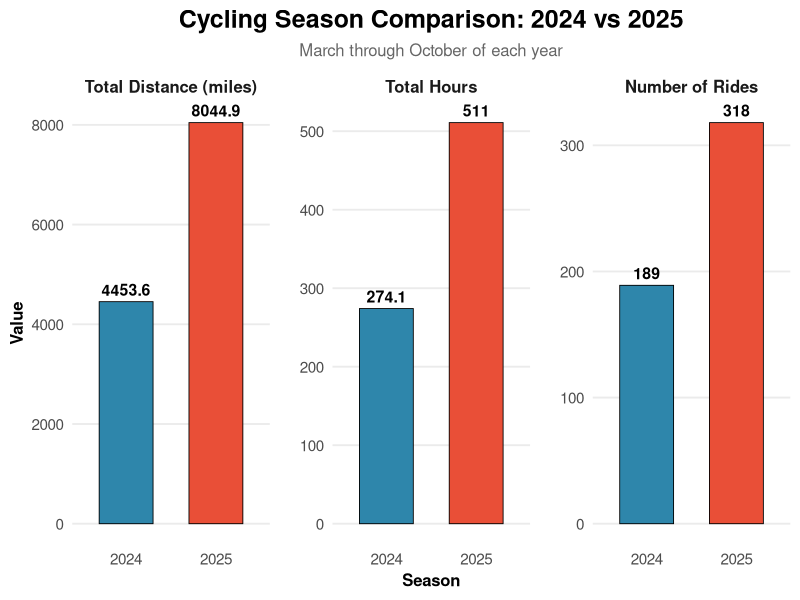
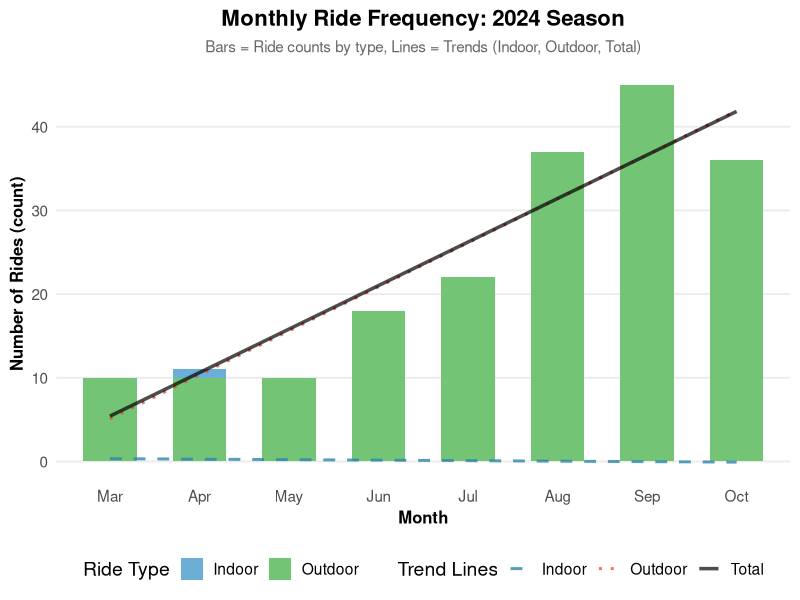
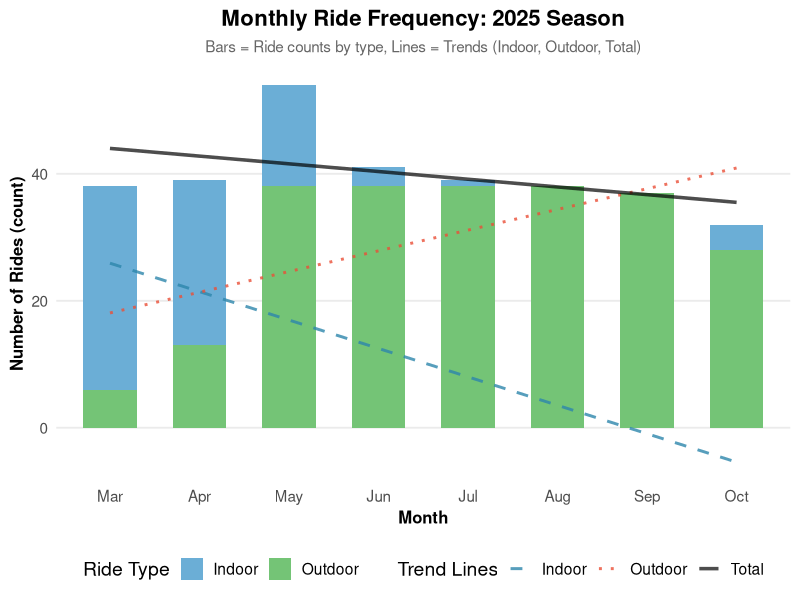
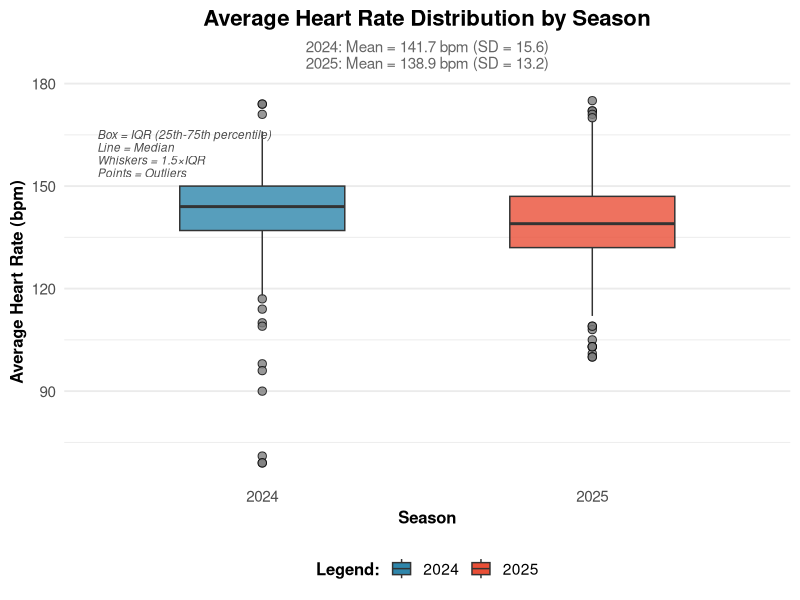
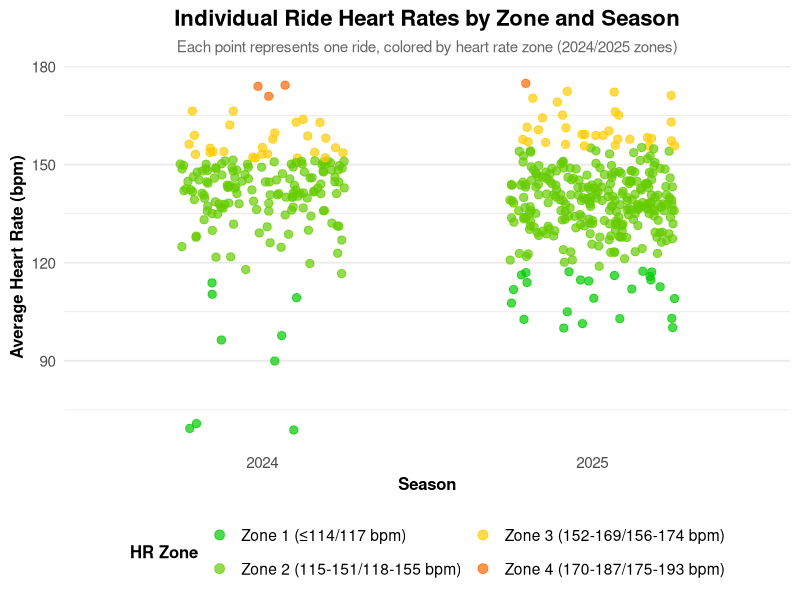
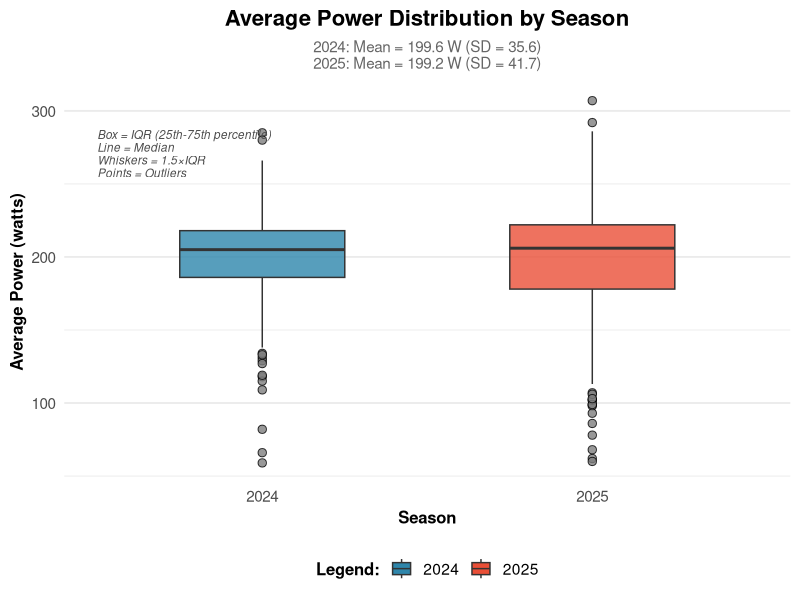
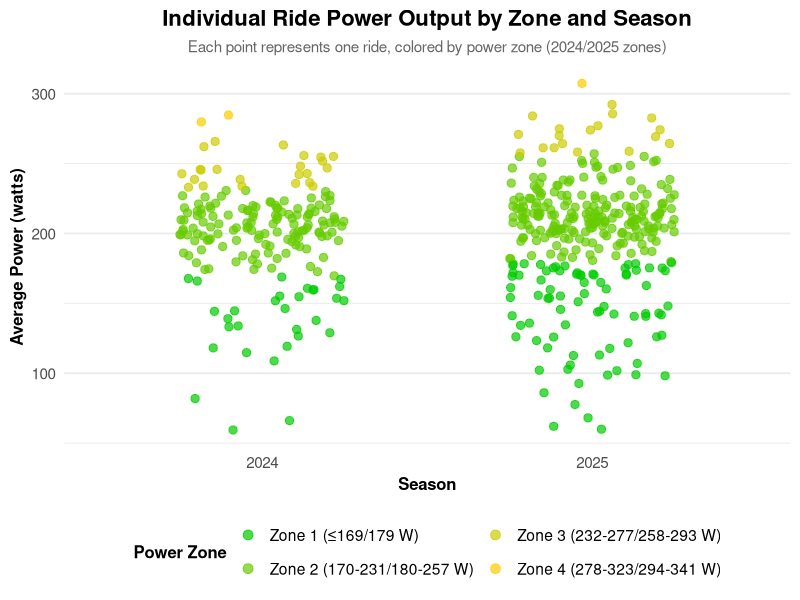

R code for these plots, in order:
# Cycling Data Visualizations for 2024 vs 2025 Season Analysis
# INFOST 582 Final Project

library(ggplot2)
library(dplyr)
library(lubridate)
library(tidyr)

# Load data
data <- read.csv("data/raw/garmin_activities.csv", stringsAsFactors = FALSE)

# Convert start_time to datetime and extract components
data$start_time <- as.POSIXct(data$start_time, format = "%Y-%m-%d %H:%M:%S")
data$year <- year(data$start_time)
data$month <- month(data$start_time)
data$month_name <- month(data$start_time, label = TRUE, abbr = TRUE)

# Filter for cycling activities only
cycling_data <- data %>%
  filter(sport == "cycling")

# Determine if activity is indoor
# Indoor activities: sub_sport is "indoor_cycling" or "virtual_activity"
cycling_data <- cycling_data %>%
  mutate(is_indoor = sub_sport %in% c("indoor_cycling", "virtual_activity"))

# Define cycling seasons (March - October)
# 2024 season: March 2024 - October 2024
# 2025 season: March 2025 - October 2025
cycling_data <- cycling_data %>%
  mutate(season = case_when(
    year == 2024 & month >= 3 & month <= 10 ~ "2024",
    year == 2025 & month >= 3 & month <= 10 ~ "2025",
    # Include off-season training for context
    year == 2023 & month >= 11 ~ "2024 Off-Season",
    year == 2024 & month <= 2 ~ "2024 Off-Season",
    year == 2024 & month >= 11 ~ "2025 Off-Season",
    year == 2025 & month <= 2 ~ "2025 Off-Season",
    TRUE ~ NA_character_
  ))

# Filter for in-season rides only for main analysis
season_data <- cycling_data %>%
  filter(season %in% c("2024", "2025"))

# Convert distance from meters to miles
season_data <- season_data %>%
  mutate(distance_miles = total_distance / 1609.34,
         total_hours = total_elapsed_time / 3600)

# ============================================================================
# VISUALIZATION 1: Grouped Bar Chart - 2024 vs 2025 Season Comparison
# ============================================================================

# Calculate season totals
season_summary <- season_data %>%
  group_by(season) %>%
  summarise(
    total_distance_miles = sum(distance_miles, na.rm = TRUE),
    total_hours = sum(total_hours, na.rm = TRUE),
    total_rides = n(),
    .groups = "drop"
  )

# Reshape for grouped bar chart
season_long <- season_summary %>%
  pivot_longer(cols = c(total_distance_miles, total_hours, total_rides),
               names_to = "metric",
               values_to = "value") %>%
  mutate(metric = factor(metric,
                         levels = c("total_distance_miles", "total_hours", "total_rides"),
                         labels = c("Total Distance (miles)", "Total Hours", "Number of Rides")))

# Create faceted bar chart for better readability
p1 <- ggplot(season_long, aes(x = season, y = value, fill = season)) +
  geom_bar(stat = "identity", width = 0.6, color = "black", size = 0.3) +
  geom_text(aes(label = round(value, 1)),
            vjust = -0.5, size = 4, fontface = "bold") +
  facet_wrap(~metric, scales = "free_y", ncol = 3) +
  scale_fill_manual(values = c("2024" = "#2E86AB", "2025" = "#E94F37")) +
  labs(title = "Cycling Season Comparison: 2024 vs 2025",
       subtitle = "March through October of each year",
       x = "Season",
       y = "Value",
       fill = "Season") +
  theme_minimal(base_size = 14) +
  theme(
    plot.title = element_text(face = "bold", size = 18, hjust = 0.5),
    plot.subtitle = element_text(size = 12, hjust = 0.5, color = "gray40"),
    strip.text = element_text(face = "bold", size = 12),
    panel.grid.major.x = element_blank(),
    panel.grid.minor = element_blank(),
    legend.position = "none",
    axis.text = element_text(size = 11),
    axis.title = element_text(size = 12, face = "bold"),
    panel.spacing = unit(1.5, "lines")
  )

ggsave("outputs/figures/season_comparison_barplot.png", p1,
       width = 12, height = 6, dpi = 300, bg = "white")

cat("Visualization 1 saved: outputs/figures/season_comparison_barplot.png\n")

# ============================================================================
# VISUALIZATION 2: Monthly Ride Frequency - Separate Charts for 2024 and 2025
# ============================================================================

# Prepare data for monthly rides with indoor/outdoor breakdown
monthly_rides <- season_data %>%
  mutate(month_num = month) %>%
  group_by(season, month_num, is_indoor) %>%
  summarise(count = n(), .groups = "drop") %>%
  mutate(ride_type = ifelse(is_indoor, "Indoor", "Outdoor"))

# Create complete month grid to ensure all months are represented
expand_months <- function(df, season_name, month_range) {
  complete_grid <- expand.grid(
    season = season_name,
    month_num = month_range,
    ride_type = c("Indoor", "Outdoor"),
    stringsAsFactors = FALSE
  )
  result <- left_join(complete_grid, df, by = c("season", "month_num", "ride_type"))
  result$count[is.na(result$count)] <- 0
  return(result)
}

# 2024 Season: March-October (months 3-10)
monthly_2024 <- monthly_rides %>%
  filter(season == "2024") %>%
  expand_months("2024", 3:10)

# 2025 Season: March-October (months 3-10) - adjust if data starts in April
available_2025_months <- unique(monthly_rides$month_num[monthly_rides$season == "2025"])
monthly_2025 <- monthly_rides %>%
  filter(season == "2025") %>%
  expand_months("2025", available_2025_months)

# Calculate trend lines (linear regression)
get_trend_data <- function(df) {
  indoor_data <- df %>% filter(ride_type == "Indoor")
  outdoor_data <- df %>% filter(ride_type == "Outdoor")

  # Fit linear models
  indoor_lm <- lm(count ~ month_num, data = indoor_data)
  outdoor_lm <- lm(count ~ month_num, data = outdoor_data)

  # Calculate total rides per month
  totals <- df %>%
    group_by(month_num) %>%
    summarise(total = sum(count), .groups = "drop")
  total_lm <- lm(total ~ month_num, data = totals)

  # Create prediction data
  month_range <- sort(unique(df$month_num))
  trends <- data.frame(
    month_num = rep(month_range, 3),
    ride_type = rep(c("Indoor", "Outdoor", "Total"), each = length(month_range)),
    trend_value = c(
      predict(indoor_lm, newdata = data.frame(month_num = month_range)),
      predict(outdoor_lm, newdata = data.frame(month_num = month_range)),
      predict(total_lm, newdata = data.frame(month_num = month_range))
    )
  )

  return(list(data = df, totals = totals, trends = trends))
}

# Process 2024 data
data_2024 <- get_trend_data(monthly_2024)

# Process 2025 data
data_2025 <- get_trend_data(monthly_2025)

# Month labels
month_labels <- c("Mar", "Apr", "May", "Jun", "Jul", "Aug", "Sep", "Oct")
month_mapping <- setNames(month_labels, 3:10)

# Create 2024 visualization
p2_2024 <- ggplot() +
  # Bars for indoor/outdoor rides
  geom_bar(data = data_2024$data,
           aes(x = factor(month_num, levels = 3:10), y = count, fill = ride_type),
           stat = "identity", position = "stack", width = 0.6) +
  # Trend lines
  geom_line(data = data_2024$trends %>% filter(ride_type == "Indoor"),
            aes(x = as.numeric(factor(month_num, levels = 3:10)), y = trend_value, linetype = "Indoor"),
            color = "#2E86AB", size = 1, alpha = 0.8) +
  geom_line(data = data_2024$trends %>% filter(ride_type == "Outdoor"),
            aes(x = as.numeric(factor(month_num, levels = 3:10)), y = trend_value, linetype = "Outdoor"),
            color = "#E94F37", size = 1, alpha = 0.8) +
  geom_line(data = data_2024$trends %>% filter(ride_type == "Total"),
            aes(x = as.numeric(factor(month_num, levels = 3:10)), y = trend_value, linetype = "Total"),
            color = "black", size = 1.2, alpha = 0.7) +
  scale_fill_manual(values = c("Indoor" = "#6BAED6", "Outdoor" = "#74C476"),
                    name = "Ride Type") +
  scale_linetype_manual(values = c("Indoor" = "dashed", "Outdoor" = "dotted", "Total" = "solid"),
                        name = "Trend Lines") +
  scale_x_discrete(labels = month_mapping[as.character(3:10)]) +
  labs(title = "Monthly Ride Frequency: 2024 Season",
       subtitle = "Bars = Ride counts by type, Lines = Trends (Indoor, Outdoor, Total)",
       x = "Month",
       y = "Number of Rides (count)") +
  theme_minimal(base_size = 14) +
  theme(
    plot.title = element_text(face = "bold", size = 16, hjust = 0.5),
    plot.subtitle = element_text(size = 11, hjust = 0.5, color = "gray40"),
    legend.position = "bottom",
    legend.box = "horizontal",
    panel.grid.minor = element_blank(),
    panel.grid.major.x = element_blank(),
    axis.text = element_text(size = 11),
    axis.title = element_text(size = 12, face = "bold")
  ) +
  guides(fill = guide_legend(order = 1, nrow = 1),
         linetype = guide_legend(order = 2, nrow = 1))

# Create 2025 visualization
month_labels_2025 <- month_mapping[as.character(available_2025_months)]

p2_2025 <- ggplot() +
  # Bars for indoor/outdoor rides
  geom_bar(data = data_2025$data,
           aes(x = factor(month_num), y = count, fill = ride_type),
           stat = "identity", position = "stack", width = 0.6) +
  # Trend lines
  geom_line(data = data_2025$trends %>% filter(ride_type == "Indoor"),
            aes(x = as.numeric(factor(month_num, levels = available_2025_months)),
                y = trend_value, linetype = "Indoor"),
            color = "#2E86AB", size = 1, alpha = 0.8) +
  geom_line(data = data_2025$trends %>% filter(ride_type == "Outdoor"),
            aes(x = as.numeric(factor(month_num, levels = available_2025_months)),
                y = trend_value, linetype = "Outdoor"),
            color = "#E94F37", size = 1, alpha = 0.8) +
  geom_line(data = data_2025$trends %>% filter(ride_type == "Total"),
            aes(x = as.numeric(factor(month_num, levels = available_2025_months)),
                y = trend_value, linetype = "Total"),
            color = "black", size = 1.2, alpha = 0.7) +
  scale_fill_manual(values = c("Indoor" = "#6BAED6", "Outdoor" = "#74C476"),
                    name = "Ride Type") +
  scale_linetype_manual(values = c("Indoor" = "dashed", "Outdoor" = "dotted", "Total" = "solid"),
                        name = "Trend Lines") +
  scale_x_discrete(labels = month_labels_2025) +
  labs(title = "Monthly Ride Frequency: 2025 Season",
       subtitle = "Bars = Ride counts by type, Lines = Trends (Indoor, Outdoor, Total)",
       x = "Month",
       y = "Number of Rides (count)") +
  theme_minimal(base_size = 14) +
  theme(
    plot.title = element_text(face = "bold", size = 16, hjust = 0.5),
    plot.subtitle = element_text(size = 11, hjust = 0.5, color = "gray40"),
    legend.position = "bottom",
    legend.box = "horizontal",
    panel.grid.minor = element_blank(),
    panel.grid.major.x = element_blank(),
    axis.text = element_text(size = 11),
    axis.title = element_text(size = 12, face = "bold")
  ) +
  guides(fill = guide_legend(order = 1, nrow = 1),
         linetype = guide_legend(order = 2, nrow = 1))

ggsave("outputs/figures/monthly_rides_2024.png", p2_2024,
       width = 10, height = 7, dpi = 300, bg = "white")

ggsave("outputs/figures/monthly_rides_2025.png", p2_2025,
       width = 10, height = 7, dpi = 300, bg = "white")

cat("Visualization 2a saved: outputs/figures/monthly_rides_2024.png\n")
cat("Visualization 2b saved: outputs/figures/monthly_rides_2025.png\n")

# ============================================================================
# VISUALIZATION 3: Heart Rate and Power Zone Box Plots with Statistics
# ============================================================================

# Define zone functions for each year
get_hr_zone_2024 <- function(hr) {
  case_when(
    is.na(hr) ~ NA_character_,
    hr <= 114 ~ "Zone 1",
    hr <= 151 ~ "Zone 2",
    hr <= 169 ~ "Zone 3",
    hr <= 187 ~ "Zone 4",
    TRUE ~ "Zone 5"
  )
}

get_hr_zone_2025 <- function(hr) {
  case_when(
    is.na(hr) ~ NA_character_,
    hr <= 117 ~ "Zone 1",
    hr <= 155 ~ "Zone 2",
    hr <= 174 ~ "Zone 3",
    hr <= 193 ~ "Zone 4",
    TRUE ~ "Zone 5"
  )
}

get_power_zone_2024 <- function(power) {
  case_when(
    is.na(power) ~ NA_character_,
    power <= 169 ~ "Zone 1",
    power <= 231 ~ "Zone 2",
    power <= 277 ~ "Zone 3",
    power <= 323 ~ "Zone 4",
    power <= 370 ~ "Zone 5",
    power <= 462 ~ "Zone 6",
    TRUE ~ "Zone 7"
  )
}

get_power_zone_2025 <- function(power) {
  case_when(
    is.na(power) ~ NA_character_,
    power <= 179 ~ "Zone 1",
    power <= 257 ~ "Zone 2",
    power <= 293 ~ "Zone 3",
    power <= 341 ~ "Zone 4",
    power <= 390 ~ "Zone 5",
    power <= 488 ~ "Zone 6",
    TRUE ~ "Zone 7"
  )
}

# Apply zone classification based on year
season_data <- season_data %>%
  mutate(
    hr_zone = case_when(
      season == "2024" ~ get_hr_zone_2024(avg_heart_rate),
      season == "2025" ~ get_hr_zone_2025(avg_heart_rate),
      TRUE ~ NA_character_
    ),
    power_zone = case_when(
      season == "2024" ~ get_power_zone_2024(avg_power),
      season == "2025" ~ get_power_zone_2025(avg_power),
      TRUE ~ NA_character_
    )
  )

# Filter for activities with valid HR and power data
hr_data <- season_data %>%
  filter(!is.na(avg_heart_rate)) %>%
  select(season, avg_heart_rate, hr_zone)

power_data <- season_data %>%
  filter(!is.na(avg_power)) %>%
  select(season, avg_power, power_zone)

# Calculate statistics for annotation
hr_stats <- hr_data %>%
  group_by(season) %>%
  summarise(
    mean_hr = mean(avg_heart_rate, na.rm = TRUE),
    sd_hr = sd(avg_heart_rate, na.rm = TRUE),
    median_hr = median(avg_heart_rate, na.rm = TRUE),
    n = n(),
    .groups = "drop"
  )

power_stats <- power_data %>%
  group_by(season) %>%
  summarise(
    mean_power = mean(avg_power, na.rm = TRUE),
    sd_power = sd(avg_power, na.rm = TRUE),
    median_power = median(avg_power, na.rm = TRUE),
    n = n(),
    .groups = "drop"
  )

# Create Heart Rate Box Plot (pure boxplot without scatter overlay)
p3a_boxplot <- ggplot(hr_data, aes(x = season, y = avg_heart_rate, fill = season)) +
  geom_boxplot(alpha = 0.8, outlier.shape = 21, outlier.size = 2.5,
               outlier.fill = "gray50", outlier.color = "black",
               width = 0.5) +
  scale_fill_manual(values = c("2024" = "#2E86AB", "2025" = "#E94F37")) +
  labs(title = "Average Heart Rate Distribution by Season",
       subtitle = paste0("2024: Mean = ", round(hr_stats$mean_hr[hr_stats$season == "2024"], 1),
                        " bpm (SD = ", round(hr_stats$sd_hr[hr_stats$season == "2024"], 1), ")\n",
                        "2025: Mean = ", round(hr_stats$mean_hr[hr_stats$season == "2025"], 1),
                        " bpm (SD = ", round(hr_stats$sd_hr[hr_stats$season == "2025"], 1), ")"),
       x = "Season",
       y = "Average Heart Rate (bpm)") +
  theme_minimal(base_size = 14) +
  theme(
    plot.title = element_text(face = "bold", size = 16, hjust = 0.5),
    plot.subtitle = element_text(size = 11, hjust = 0.5, color = "gray40"),
    legend.position = "bottom",
    legend.title = element_text(face = "bold", size = 12),
    panel.grid.major.x = element_blank(),
    axis.text = element_text(size = 11),
    axis.title = element_text(size = 12, face = "bold")
  ) +
  guides(fill = guide_legend(
    title = "Legend:",
    override.aes = list(alpha = 1),
    nrow = 1
  )) +
  annotate("text", x = 0.5, y = Inf, vjust = 2, hjust = 0,
           label = "Box = IQR (25th-75th percentile)\nLine = Median\nWhiskers = 1.5×IQR\nPoints = Outliers",
           size = 3, color = "gray30", fontface = "italic", lineheight = 0.9)

# Create Heart Rate Scatter Plot (separate by season with HR zones)
p3a_scatter <- ggplot(hr_data, aes(x = season, y = avg_heart_rate, color = hr_zone)) +
  geom_jitter(width = 0.25, alpha = 0.7, size = 2.5) +
  scale_color_manual(values = c("Zone 1" = "#00CC00", "Zone 2" = "#66CC00",
                                "Zone 3" = "#FFCC00", "Zone 4" = "#FF6600",
                                "Zone 5" = "#FF0000"),
                     name = "HR Zone",
                     labels = c("Zone 1 (≤114/117 bpm)", "Zone 2 (115-151/118-155 bpm)",
                               "Zone 3 (152-169/156-174 bpm)", "Zone 4 (170-187/175-193 bpm)",
                               "Zone 5 (≥188/194 bpm)")) +
  labs(title = "Individual Ride Heart Rates by Zone and Season",
       subtitle = "Each point represents one ride, colored by heart rate zone (2024/2025 zones)",
       x = "Season",
       y = "Average Heart Rate (bpm)") +
  theme_minimal(base_size = 14) +
  theme(
    plot.title = element_text(face = "bold", size = 16, hjust = 0.5),
    plot.subtitle = element_text(size = 11, hjust = 0.5, color = "gray40"),
    legend.position = "bottom",
    legend.title = element_text(face = "bold", size = 12),
    panel.grid.major.x = element_blank(),
    axis.text = element_text(size = 11),
    axis.title = element_text(size = 12, face = "bold")
  ) +
  guides(color = guide_legend(ncol = 2, override.aes = list(size = 3)))

# Create Power Box Plot (pure boxplot without scatter overlay)
p3b_boxplot <- ggplot(power_data, aes(x = season, y = avg_power, fill = season)) +
  geom_boxplot(alpha = 0.8, outlier.shape = 21, outlier.size = 2.5,
               outlier.fill = "gray50", outlier.color = "black",
               width = 0.5) +
  scale_fill_manual(values = c("2024" = "#2E86AB", "2025" = "#E94F37")) +
  labs(title = "Average Power Distribution by Season",
       subtitle = paste0("2024: Mean = ", round(power_stats$mean_power[power_stats$season == "2024"], 1),
                        " W (SD = ", round(power_stats$sd_power[power_stats$season == "2024"], 1), ")\n",
                        "2025: Mean = ", round(power_stats$mean_power[power_stats$season == "2025"], 1),
                        " W (SD = ", round(power_stats$sd_power[power_stats$season == "2025"], 1), ")"),
       x = "Season",
       y = "Average Power (watts)") +
  theme_minimal(base_size = 14) +
  theme(
    plot.title = element_text(face = "bold", size = 16, hjust = 0.5),
    plot.subtitle = element_text(size = 11, hjust = 0.5, color = "gray40"),
    legend.position = "bottom",
    legend.title = element_text(face = "bold", size = 12),
    panel.grid.major.x = element_blank(),
    axis.text = element_text(size = 11),
    axis.title = element_text(size = 12, face = "bold")
  ) +
  guides(fill = guide_legend(
    title = "Legend:",
    override.aes = list(alpha = 1),
    nrow = 1
  )) +
  annotate("text", x = 0.5, y = Inf, vjust = 2, hjust = 0,
           label = "Box = IQR (25th-75th percentile)\nLine = Median\nWhiskers = 1.5×IQR\nPoints = Outliers",
           size = 3, color = "gray30", fontface = "italic", lineheight = 0.9)

# Create Power Scatter Plot (separate by season with power zones)
p3b_scatter <- ggplot(power_data, aes(x = season, y = avg_power, color = power_zone)) +
  geom_jitter(width = 0.25, alpha = 0.7, size = 2.5) +
  scale_color_manual(values = c("Zone 1" = "#00CC00", "Zone 2" = "#66CC00",
                                "Zone 3" = "#CCCC00", "Zone 4" = "#FFCC00",
                                "Zone 5" = "#FF9900", "Zone 6" = "#FF6600",
                                "Zone 7" = "#FF0000"),
                     name = "Power Zone",
                     labels = c("Zone 1 (≤169/179 W)", "Zone 2 (170-231/180-257 W)",
                               "Zone 3 (232-277/258-293 W)", "Zone 4 (278-323/294-341 W)",
                               "Zone 5 (324-370/342-390 W)", "Zone 6 (371-462/391-488 W)",
                               "Zone 7 (≥463/489 W)")) +
  labs(title = "Individual Ride Power Output by Zone and Season",
       subtitle = "Each point represents one ride, colored by power zone (2024/2025 zones)",
       x = "Season",
       y = "Average Power (watts)") +
  theme_minimal(base_size = 14) +
  theme(
    plot.title = element_text(face = "bold", size = 16, hjust = 0.5),
    plot.subtitle = element_text(size = 11, hjust = 0.5, color = "gray40"),
    legend.position = "bottom",
    legend.title = element_text(face = "bold", size = 12),
    panel.grid.major.x = element_blank(),
    axis.text = element_text(size = 11),
    axis.title = element_text(size = 12, face = "bold")
  ) +
  guides(color = guide_legend(ncol = 2, override.aes = list(size = 3)))

# Save heart rate plots
ggsave("outputs/figures/heart_rate_boxplot_2024_2025.png", p3a_boxplot,
       width = 9, height = 7, dpi = 300, bg = "white")

ggsave("outputs/figures/heart_rate_scatter_2024_2025.png", p3a_scatter,
       width = 9, height = 7, dpi = 300, bg = "white")

# Save power plots
ggsave("outputs/figures/power_boxplot_2024_2025.png", p3b_boxplot,
       width = 9, height = 7, dpi = 300, bg = "white")

ggsave("outputs/figures/power_scatter_2024_2025.png", p3b_scatter,
       width = 9, height = 7, dpi = 300, bg = "white")

cat("Visualization 3a saved: outputs/figures/heart_rate_boxplot_2024_2025.png\n")
cat("Visualization 3b saved: outputs/figures/heart_rate_scatter_2024_2025.png\n")
cat("Visualization 3c saved: outputs/figures/power_boxplot_2024_2025.png\n")
cat("Visualization 3d saved: outputs/figures/power_scatter_2024_2025.png\n")

# Print summary statistics
cat("\n=== Summary Statistics ===\n\n")

cat("Season Summary:\n")
print(season_summary)

cat("\nHeart Rate Statistics:\n")
print(hr_stats)

cat("\nPower Statistics:\n")
print(power_stats)

cat("\nAll visualizations have been saved to outputs/figures/\n")
